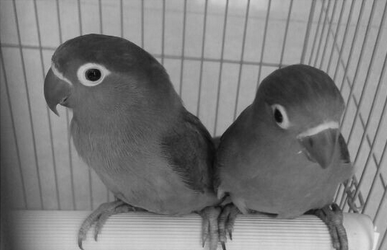
#> input picture blog36-jhbh/test.bmp, 387 x 250 px
$ python blog36-02-py.py
#> lines starting #> are read from the running program, lines starting #| are printed output that depends on the picture
#encoding:utf-8
#By:Eastmount CSDN 2021-02-01
import cv2
import numpy as np
import matplotlib.pyplot as plt

#读取图片
img = cv2.imread('test.bmp')
#> img is the input picture: shape (250, 387, 3); min 8, max 231, mean 122.9
image = cv2.cvtColor(img,cv2.COLOR_BGR2RGB)

#图像平移
#垂直方向 向下平移100
M = np.float32([[1, 0, 0], [0, 1, 100]])
img1 = cv2.warpAffine(image, M, (image.shape[1], image.shape[0]))
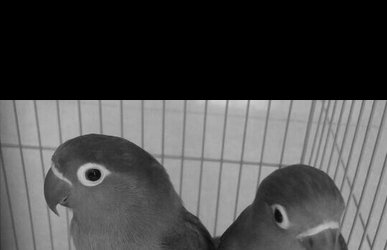
#> img1: shape (250, 387, 3); min 0, max 206, mean 74.2

#垂直方向 向上平移100
M = np.float32([[1, 0, 0], [0, 1, -100]])
img2 = cv2.warpAffine(image, M, (image.shape[1], image.shape[0]))
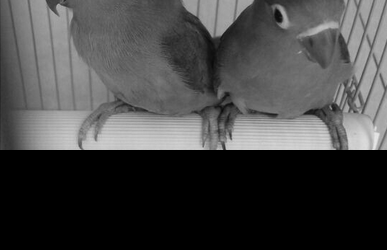
#> img2: shape (250, 387, 3); min 0, max 231, mean 69.1

#水平方向 向右平移100
M = np.float32([[1, 0, 100], [0, 1, 0]])
img3 = cv2.warpAffine(image, M, (image.shape[1], image.shape[0]))
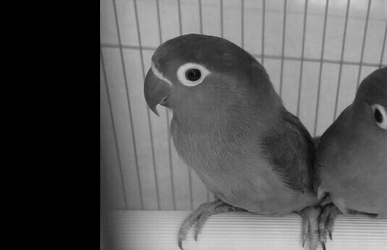
#> img3: shape (250, 387, 3); min 0, max 212, mean 88.8

#水平方向 向左平移100
M = np.float32([[1, 0, -100], [0, 1, 0]])
img4 = cv2.warpAffine(image, M, (image.shape[1], image.shape[0]))
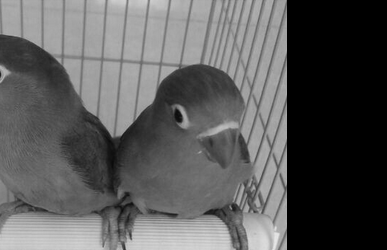
#> img4: shape (250, 387, 3); min 0, max 231, mean 90.9

#循环显示图形
titles = [ 'Image1', 'Image2', 'Image3', 'Image4']
images = [img1, img2, img3, img4]
for i in range(4):
   plt.subplot(2,2,i+1), plt.imshow(images[i], 'gray')
   plt.title(titles[i])
   plt.xticks([]),plt.yticks([])
plt.show()
